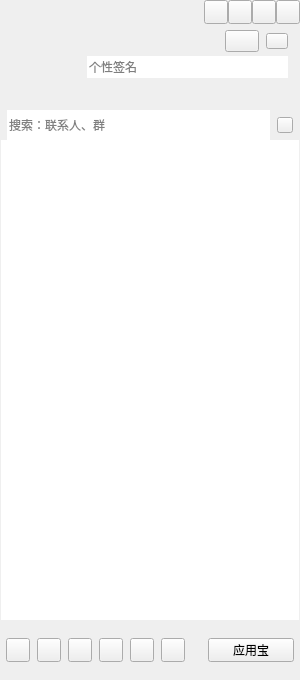
<?xml version="1.0" encoding="UTF-8"?>
<ui version="4.0">
 <class>CCMainWindowClass</class>
 <widget class="QWidget" name="CCMainWindowClass">
  <property name="geometry">
   <rect>
    <x>0</x>
    <y>0</y>
    <width>300</width>
    <height>680</height>
   </rect>
  </property>
  <property name="windowTitle">
   <string>CCMainWindow</string>
  </property>
  <layout class="QVBoxLayout" name="verticalLayout_6">
   <property name="spacing">
    <number>0</number>
   </property>
   <property name="leftMargin">
    <number>0</number>
   </property>
   <property name="topMargin">
    <number>0</number>
   </property>
   <property name="rightMargin">
    <number>0</number>
   </property>
   <property name="bottomMargin">
    <number>0</number>
   </property>
   <item>
    <widget class="QWidget" name="titleWidget" native="true">
     <property name="titleskin" stdset="0">
      <bool>true</bool>
     </property>
     <layout class="QVBoxLayout" name="verticalLayout_2">
      <property name="spacing">
       <number>0</number>
      </property>
      <property name="leftMargin">
       <number>0</number>
      </property>
      <property name="topMargin">
       <number>0</number>
      </property>
      <property name="rightMargin">
       <number>0</number>
      </property>
      <property name="bottomMargin">
       <number>0</number>
      </property>
      <item>
       <layout class="QHBoxLayout" name="horizontalLayout">
        <property name="spacing">
         <number>0</number>
        </property>
        <property name="leftMargin">
         <number>0</number>
        </property>
        <item>
         <widget class="QLabel" name="titleIcon">
          <property name="minimumSize">
           <size>
            <width>42</width>
            <height>18</height>
           </size>
          </property>
          <property name="maximumSize">
           <size>
            <width>42</width>
            <height>18</height>
           </size>
          </property>
          <property name="text">
           <string/>
          </property>
         </widget>
        </item>
        <item>
         <spacer name="horizontalSpacer">
          <property name="orientation">
           <enum>Qt::Horizontal</enum>
          </property>
          <property name="sizeHint" stdset="0">
           <size>
            <width>40</width>
            <height>20</height>
           </size>
          </property>
         </spacer>
        </item>
        <item>
         <widget class="QPushButton" name="placehold1">
          <property name="minimumSize">
           <size>
            <width>24</width>
            <height>24</height>
           </size>
          </property>
          <property name="maximumSize">
           <size>
            <width>24</width>
            <height>24</height>
           </size>
          </property>
          <property name="text">
           <string/>
          </property>
         </widget>
        </item>
        <item>
         <widget class="QPushButton" name="placehold2">
          <property name="minimumSize">
           <size>
            <width>24</width>
            <height>24</height>
           </size>
          </property>
          <property name="maximumSize">
           <size>
            <width>24</width>
            <height>24</height>
           </size>
          </property>
          <property name="text">
           <string/>
          </property>
         </widget>
        </item>
        <item>
         <widget class="QPushButton" name="sysmin">
          <property name="minimumSize">
           <size>
            <width>24</width>
            <height>24</height>
           </size>
          </property>
          <property name="maximumSize">
           <size>
            <width>24</width>
            <height>24</height>
           </size>
          </property>
          <property name="text">
           <string/>
          </property>
         </widget>
        </item>
        <item>
         <widget class="QPushButton" name="sysclose">
          <property name="minimumSize">
           <size>
            <width>24</width>
            <height>24</height>
           </size>
          </property>
          <property name="maximumSize">
           <size>
            <width>24</width>
            <height>24</height>
           </size>
          </property>
          <property name="text">
           <string/>
          </property>
         </widget>
        </item>
       </layout>
      </item>
      <item>
       <layout class="QHBoxLayout" name="horizontalLayout_3">
        <property name="spacing">
         <number>7</number>
        </property>
        <property name="leftMargin">
         <number>12</number>
        </property>
        <property name="topMargin">
         <number>6</number>
        </property>
        <property name="rightMargin">
         <number>12</number>
        </property>
        <property name="bottomMargin">
         <number>6</number>
        </property>
        <item>
         <widget class="QLabel" name="headLabel">
          <property name="sizePolicy">
           <sizepolicy hsizetype="Preferred" vsizetype="Preferred">
            <horstretch>68</horstretch>
            <verstretch>68</verstretch>
           </sizepolicy>
          </property>
          <property name="minimumSize">
           <size>
            <width>68</width>
            <height>68</height>
           </size>
          </property>
          <property name="maximumSize">
           <size>
            <width>68</width>
            <height>16777215</height>
           </size>
          </property>
          <property name="text">
           <string/>
          </property>
         </widget>
        </item>
        <item>
         <layout class="QVBoxLayout" name="verticalLayout">
          <property name="spacing">
           <number>4</number>
          </property>
          <item>
           <layout class="QHBoxLayout" name="horizontalLayout_2">
            <property name="spacing">
             <number>7</number>
            </property>
            <item>
             <widget class="QLabel" name="nameLabel">
              <property name="minimumSize">
               <size>
                <width>0</width>
                <height>22</height>
               </size>
              </property>
              <property name="maximumSize">
               <size>
                <width>16777215</width>
                <height>22</height>
               </size>
              </property>
              <property name="text">
               <string/>
              </property>
             </widget>
            </item>
            <item>
             <widget class="QPushButton" name="statusBtn">
              <property name="minimumSize">
               <size>
                <width>34</width>
                <height>22</height>
               </size>
              </property>
              <property name="maximumSize">
               <size>
                <width>34</width>
                <height>22</height>
               </size>
              </property>
              <property name="text">
               <string/>
              </property>
              <property name="hasborder" stdset="0">
               <bool>true</bool>
              </property>
             </widget>
            </item>
            <item>
             <widget class="QPushButton" name="levelBtn">
              <property name="minimumSize">
               <size>
                <width>22</width>
                <height>16</height>
               </size>
              </property>
              <property name="maximumSize">
               <size>
                <width>22</width>
                <height>16</height>
               </size>
              </property>
              <property name="text">
               <string/>
              </property>
              <property name="hasborder" stdset="0">
               <bool>true</bool>
              </property>
             </widget>
            </item>
           </layout>
          </item>
          <item>
           <widget class="QLineEdit" name="lineEdit">
            <property name="minimumSize">
             <size>
              <width>0</width>
              <height>22</height>
             </size>
            </property>
            <property name="maximumSize">
             <size>
              <width>16777215</width>
              <height>22</height>
             </size>
            </property>
            <property name="frame">
             <bool>false</bool>
            </property>
            <property name="placeholderText">
             <string>个性签名</string>
            </property>
           </widget>
          </item>
          <item>
           <widget class="QWidget" name="appWidget" native="true">
            <property name="minimumSize">
             <size>
              <width>0</width>
              <height>22</height>
             </size>
            </property>
            <property name="maximumSize">
             <size>
              <width>16777215</width>
              <height>22</height>
             </size>
            </property>
           </widget>
          </item>
         </layout>
        </item>
       </layout>
      </item>
     </layout>
    </widget>
   </item>
   <item>
    <widget class="QWidget" name="widget" native="true">
     <layout class="QVBoxLayout" name="verticalLayout_5">
      <property name="spacing">
       <number>0</number>
      </property>
      <property name="leftMargin">
       <number>1</number>
      </property>
      <property name="topMargin">
       <number>0</number>
      </property>
      <property name="rightMargin">
       <number>1</number>
      </property>
      <property name="bottomMargin">
       <number>0</number>
      </property>
      <item>
       <widget class="QWidget" name="searchWidget" native="true">
        <property name="bottomskin" stdset="0">
         <bool>true</bool>
        </property>
        <layout class="QHBoxLayout" name="horizontalLayout_4">
         <property name="spacing">
          <number>7</number>
         </property>
         <property name="leftMargin">
          <number>6</number>
         </property>
         <property name="topMargin">
          <number>0</number>
         </property>
         <property name="rightMargin">
          <number>6</number>
         </property>
         <property name="bottomMargin">
          <number>0</number>
         </property>
         <item>
          <widget class="QLineEdit" name="searchLineEdit">
           <property name="minimumSize">
            <size>
             <width>0</width>
             <height>30</height>
            </size>
           </property>
           <property name="maximumSize">
            <size>
             <width>16777215</width>
             <height>30</height>
            </size>
           </property>
           <property name="frame">
            <bool>false</bool>
           </property>
           <property name="placeholderText">
            <string>搜索：联系人、群</string>
           </property>
          </widget>
         </item>
         <item>
          <widget class="QPushButton" name="searchBtn">
           <property name="minimumSize">
            <size>
             <width>16</width>
             <height>16</height>
            </size>
           </property>
           <property name="maximumSize">
            <size>
             <width>16</width>
             <height>16</height>
            </size>
           </property>
           <property name="text">
            <string/>
           </property>
          </widget>
         </item>
        </layout>
       </widget>
      </item>
      <item>
       <widget class="QScrollArea" name="scrollArea">
        <property name="frameShape">
         <enum>QFrame::NoFrame</enum>
        </property>
        <property name="frameShadow">
         <enum>QFrame::Sunken</enum>
        </property>
        <property name="widgetResizable">
         <bool>true</bool>
        </property>
        <widget class="QWidget" name="scrollAreaWidgetContents">
         <property name="geometry">
          <rect>
           <x>0</x>
           <y>0</y>
           <width>298</width>
           <height>474</height>
          </rect>
         </property>
         <layout class="QVBoxLayout" name="verticalLayout_3">
          <property name="spacing">
           <number>0</number>
          </property>
          <property name="leftMargin">
           <number>0</number>
          </property>
          <property name="topMargin">
           <number>0</number>
          </property>
          <property name="rightMargin">
           <number>0</number>
          </property>
          <property name="bottomMargin">
           <number>0</number>
          </property>
          <item>
           <widget class="QTreeWidget" name="treeWidget">
            <property name="frameShape">
             <enum>QFrame::NoFrame</enum>
            </property>
            <property name="editTriggers">
             <set>QAbstractItemView::AllEditTriggers</set>
            </property>
            <property name="indentation">
             <number>0</number>
            </property>
            <property name="rootIsDecorated">
             <bool>false</bool>
            </property>
            <property name="headerHidden">
             <bool>true</bool>
            </property>
            <property name="expandsOnDoubleClick">
             <bool>false</bool>
            </property>
            <column>
             <property name="text">
              <string notr="true">1</string>
             </property>
            </column>
           </widget>
          </item>
         </layout>
        </widget>
       </widget>
      </item>
     </layout>
    </widget>
   </item>
   <item>
    <widget class="QWidget" name="bottomWidget" native="true">
     <property name="minimumSize">
      <size>
       <width>0</width>
       <height>60</height>
      </size>
     </property>
     <property name="maximumSize">
      <size>
       <width>16777215</width>
       <height>60</height>
      </size>
     </property>
     <property name="bottomskin" stdset="0">
      <bool>true</bool>
     </property>
     <layout class="QVBoxLayout" name="verticalLayout_4">
      <property name="spacing">
       <number>7</number>
      </property>
      <property name="leftMargin">
       <number>6</number>
      </property>
      <property name="topMargin">
       <number>6</number>
      </property>
      <property name="rightMargin">
       <number>6</number>
      </property>
      <property name="bottomMargin">
       <number>6</number>
      </property>
      <item>
       <layout class="QHBoxLayout" name="bottomLayout_up">
        <property name="spacing">
         <number>7</number>
        </property>
       </layout>
      </item>
      <item>
       <layout class="QHBoxLayout" name="bottomLayout_under">
        <property name="spacing">
         <number>7</number>
        </property>
        <item>
         <widget class="QPushButton" name="bottomBtn_1">
          <property name="minimumSize">
           <size>
            <width>24</width>
            <height>24</height>
           </size>
          </property>
          <property name="maximumSize">
           <size>
            <width>24</width>
            <height>24</height>
           </size>
          </property>
          <property name="text">
           <string/>
          </property>
         </widget>
        </item>
        <item>
         <widget class="QPushButton" name="bottomBtn_2">
          <property name="minimumSize">
           <size>
            <width>24</width>
            <height>24</height>
           </size>
          </property>
          <property name="maximumSize">
           <size>
            <width>24</width>
            <height>24</height>
           </size>
          </property>
          <property name="text">
           <string/>
          </property>
         </widget>
        </item>
        <item>
         <widget class="QPushButton" name="bottomBtn_3">
          <property name="minimumSize">
           <size>
            <width>24</width>
            <height>24</height>
           </size>
          </property>
          <property name="maximumSize">
           <size>
            <width>24</width>
            <height>24</height>
           </size>
          </property>
          <property name="text">
           <string/>
          </property>
         </widget>
        </item>
        <item>
         <widget class="QPushButton" name="bottomBtn_4">
          <property name="minimumSize">
           <size>
            <width>24</width>
            <height>24</height>
           </size>
          </property>
          <property name="maximumSize">
           <size>
            <width>24</width>
            <height>24</height>
           </size>
          </property>
          <property name="text">
           <string/>
          </property>
         </widget>
        </item>
        <item>
         <widget class="QPushButton" name="bottomBtn_5">
          <property name="minimumSize">
           <size>
            <width>24</width>
            <height>24</height>
           </size>
          </property>
          <property name="maximumSize">
           <size>
            <width>24</width>
            <height>24</height>
           </size>
          </property>
          <property name="text">
           <string/>
          </property>
         </widget>
        </item>
        <item>
         <widget class="QPushButton" name="bottomBtn_6">
          <property name="minimumSize">
           <size>
            <width>24</width>
            <height>24</height>
           </size>
          </property>
          <property name="maximumSize">
           <size>
            <width>24</width>
            <height>24</height>
           </size>
          </property>
          <property name="text">
           <string/>
          </property>
         </widget>
        </item>
        <item>
         <spacer name="horizontalSpacer_2">
          <property name="orientation">
           <enum>Qt::Horizontal</enum>
          </property>
          <property name="sizeHint" stdset="0">
           <size>
            <width>40</width>
            <height>20</height>
           </size>
          </property>
         </spacer>
        </item>
        <item>
         <widget class="QPushButton" name="bottomBtn_7">
          <property name="minimumSize">
           <size>
            <width>86</width>
            <height>24</height>
           </size>
          </property>
          <property name="maximumSize">
           <size>
            <width>86</width>
            <height>24</height>
           </size>
          </property>
          <property name="text">
           <string>应用宝</string>
          </property>
         </widget>
        </item>
       </layout>
      </item>
     </layout>
    </widget>
   </item>
  </layout>
 </widget>
 <layoutdefault spacing="6" margin="11"/>
 <resources/>
 <connections/>
</ui>
